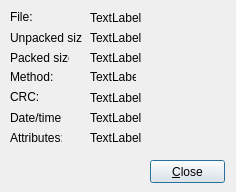
<ui version="4.0" >
 <class>qdArchiveFileProperties</class>
 <widget class="QDialog" name="qdArchiveFileProperties" >
  <property name="geometry" >
   <rect>
    <x>0</x>
    <y>0</y>
    <width>236</width>
    <height>192</height>
   </rect>
  </property>
  <property name="windowTitle" >
   <string>Archive file properties</string>
  </property>
  <widget class="QLabel" name="label" >
   <property name="geometry" >
    <rect>
     <x>10</x>
     <y>10</y>
     <width>46</width>
     <height>14</height>
    </rect>
   </property>
   <property name="text" >
    <string>File:</string>
   </property>
  </widget>
  <widget class="QLabel" name="label_2" >
   <property name="geometry" >
    <rect>
     <x>10</x>
     <y>30</y>
     <width>72</width>
     <height>16</height>
    </rect>
   </property>
   <property name="text" >
    <string>Unpacked size:</string>
   </property>
  </widget>
  <widget class="QLabel" name="label_3" >
   <property name="geometry" >
    <rect>
     <x>10</x>
     <y>50</y>
     <width>59</width>
     <height>16</height>
    </rect>
   </property>
   <property name="text" >
    <string>Packed size:</string>
   </property>
  </widget>
  <widget class="QLabel" name="label_4" >
   <property name="geometry" >
    <rect>
     <x>10</x>
     <y>90</y>
     <width>46</width>
     <height>14</height>
    </rect>
   </property>
   <property name="text" >
    <string>CRC:</string>
   </property>
  </widget>
  <widget class="QLabel" name="label_5" >
   <property name="geometry" >
    <rect>
     <x>10</x>
     <y>70</y>
     <width>46</width>
     <height>14</height>
    </rect>
   </property>
   <property name="text" >
    <string>Method:</string>
   </property>
  </widget>
  <widget class="QLabel" name="label_6" >
   <property name="geometry" >
    <rect>
     <x>10</x>
     <y>110</y>
     <width>51</width>
     <height>16</height>
    </rect>
   </property>
   <property name="text" >
    <string>Date/time:</string>
   </property>
  </widget>
  <widget class="QLabel" name="label_7" >
   <property name="geometry" >
    <rect>
     <x>10</x>
     <y>130</y>
     <width>52</width>
     <height>16</height>
    </rect>
   </property>
   <property name="text" >
    <string>Attributes:</string>
   </property>
  </widget>
  <widget class="QPushButton" name="qpbClose" >
   <property name="geometry" >
    <rect>
     <x>150</x>
     <y>160</y>
     <width>75</width>
     <height>23</height>
    </rect>
   </property>
   <property name="text" >
    <string>&amp;Close</string>
   </property>
  </widget>
  <widget class="QLabel" name="qlFileName" >
   <property name="geometry" >
    <rect>
     <x>90</x>
     <y>10</y>
     <width>61</width>
     <height>16</height>
    </rect>
   </property>
   <property name="text" >
    <string>TextLabel</string>
   </property>
  </widget>
  <widget class="QLabel" name="qlUnpackedSize" >
   <property name="geometry" >
    <rect>
     <x>90</x>
     <y>30</y>
     <width>71</width>
     <height>16</height>
    </rect>
   </property>
   <property name="text" >
    <string>TextLabel</string>
   </property>
  </widget>
  <widget class="QLabel" name="qlPackedSize" >
   <property name="geometry" >
    <rect>
     <x>90</x>
     <y>50</y>
     <width>71</width>
     <height>16</height>
    </rect>
   </property>
   <property name="text" >
    <string>TextLabel</string>
   </property>
  </widget>
  <widget class="QLabel" name="qlMethod" >
   <property name="geometry" >
    <rect>
     <x>90</x>
     <y>70</y>
     <width>46</width>
     <height>14</height>
    </rect>
   </property>
   <property name="text" >
    <string>TextLabel</string>
   </property>
  </widget>
  <widget class="QLabel" name="qlCRC" >
   <property name="geometry" >
    <rect>
     <x>90</x>
     <y>90</y>
     <width>71</width>
     <height>16</height>
    </rect>
   </property>
   <property name="text" >
    <string>TextLabel</string>
   </property>
  </widget>
  <widget class="QLabel" name="qlDateTime" >
   <property name="geometry" >
    <rect>
     <x>90</x>
     <y>110</y>
     <width>131</width>
     <height>16</height>
    </rect>
   </property>
   <property name="text" >
    <string>TextLabel</string>
   </property>
  </widget>
  <widget class="QLabel" name="qlAttributes" >
   <property name="geometry" >
    <rect>
     <x>90</x>
     <y>130</y>
     <width>61</width>
     <height>16</height>
    </rect>
   </property>
   <property name="text" >
    <string>TextLabel</string>
   </property>
  </widget>
 </widget>
 <resources/>
 <connections>
  <connection>
   <sender>qpbClose</sender>
   <signal>clicked()</signal>
   <receiver>qdArchiveFileProperties</receiver>
   <slot>accept()</slot>
   <hints>
    <hint type="sourcelabel" >
     <x>87</x>
     <y>171</y>
    </hint>
    <hint type="destinationlabel" >
     <x>199</x>
     <y>95</y>
    </hint>
   </hints>
  </connection>
 </connections>
</ui>
